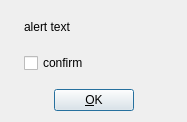
<ui version="4.0" >
 <class>AlertDialog</class>
 <widget class="QDialog" name="AlertDialog" >
  <property name="geometry" >
   <rect>
    <x>0</x>
    <y>0</y>
    <width>187</width>
    <height>122</height>
   </rect>
  </property>
  <property name="windowTitle" >
   <string>Alert</string>
  </property>
  <property name="sizeGripEnabled" >
   <bool>false</bool>
  </property>
  <layout class="QVBoxLayout" >
   <item>
    <layout class="QGridLayout" >
     <item row="1" column="1" >
      <spacer>
       <property name="orientation" >
        <enum>Qt::Vertical</enum>
       </property>
       <property name="sizeType" >
        <enum>QSizePolicy::Minimum</enum>
       </property>
       <property name="sizeHint" >
        <size>
         <width>5</width>
         <height>5</height>
        </size>
       </property>
      </spacer>
     </item>
     <item row="0" column="1" >
      <widget class="QLabel" name="message" >
       <property name="enabled" >
        <bool>true</bool>
       </property>
       <property name="sizePolicy" >
        <sizepolicy vsizetype="MinimumExpanding" hsizetype="MinimumExpanding" >
         <horstretch>0</horstretch>
         <verstretch>0</verstretch>
        </sizepolicy>
       </property>
       <property name="text" >
        <string>alert text</string>
       </property>
       <property name="alignment" >
        <set>Qt::AlignVCenter</set>
       </property>
       <property name="wordWrap" >
        <bool>true</bool>
       </property>
      </widget>
     </item>
     <item row="2" column="0" >
      <spacer>
       <property name="orientation" >
        <enum>Qt::Vertical</enum>
       </property>
       <property name="sizeType" >
        <enum>QSizePolicy::Minimum</enum>
       </property>
       <property name="sizeHint" >
        <size>
         <width>5</width>
         <height>5</height>
        </size>
       </property>
      </spacer>
     </item>
     <item row="2" column="1" >
      <widget class="QCheckBox" name="check" >
       <property name="sizePolicy" >
        <sizepolicy vsizetype="Fixed" hsizetype="MinimumExpanding" >
         <horstretch>0</horstretch>
         <verstretch>0</verstretch>
        </sizepolicy>
       </property>
       <property name="text" >
        <string>confirm</string>
       </property>
      </widget>
     </item>
     <item row="1" column="0" >
      <spacer>
       <property name="orientation" >
        <enum>Qt::Vertical</enum>
       </property>
       <property name="sizeType" >
        <enum>QSizePolicy::Minimum</enum>
       </property>
       <property name="sizeHint" >
        <size>
         <width>5</width>
         <height>5</height>
        </size>
       </property>
      </spacer>
     </item>
     <item row="0" column="0" >
      <widget class="QLabel" name="icon" >
       <property name="sizePolicy" >
        <sizepolicy vsizetype="Minimum" hsizetype="Minimum" >
         <horstretch>0</horstretch>
         <verstretch>0</verstretch>
        </sizepolicy>
       </property>
       <property name="scaledContents" >
        <bool>false</bool>
       </property>
       <property name="alignment" >
        <set>Qt::AlignLeading|Qt::AlignLeft|Qt::AlignTop</set>
       </property>
       <property name="wordWrap" >
        <bool>false</bool>
       </property>
      </widget>
     </item>
    </layout>
   </item>
   <item>
    <spacer>
     <property name="orientation" >
      <enum>Qt::Vertical</enum>
     </property>
     <property name="sizeType" >
      <enum>QSizePolicy::Fixed</enum>
     </property>
     <property name="sizeHint" >
      <size>
       <width>20</width>
       <height>10</height>
      </size>
     </property>
    </spacer>
   </item>
   <item>
    <layout class="QHBoxLayout" >
     <item>
      <spacer>
       <property name="orientation" >
        <enum>Qt::Horizontal</enum>
       </property>
       <property name="sizeType" >
        <enum>QSizePolicy::Expanding</enum>
       </property>
       <property name="sizeHint" >
        <size>
         <width>40</width>
         <height>20</height>
        </size>
       </property>
      </spacer>
     </item>
     <item>
      <widget class="QPushButton" name="ok" >
       <property name="text" >
        <string>&amp;OK</string>
       </property>
       <property name="autoDefault" >
        <bool>true</bool>
       </property>
       <property name="default" >
        <bool>true</bool>
       </property>
      </widget>
     </item>
     <item>
      <spacer>
       <property name="orientation" >
        <enum>Qt::Horizontal</enum>
       </property>
       <property name="sizeType" >
        <enum>QSizePolicy::Expanding</enum>
       </property>
       <property name="sizeHint" >
        <size>
         <width>40</width>
         <height>20</height>
        </size>
       </property>
      </spacer>
     </item>
    </layout>
   </item>
  </layout>
 </widget>
 <layoutdefault spacing="6" margin="11" />
 <pixmapfunction>qPixmapFromMimeSource</pixmapfunction>
 <tabstops>
  <tabstop>ok</tabstop>
  <tabstop>check</tabstop>
 </tabstops>
 <resources/>
 <connections>
  <connection>
   <sender>ok</sender>
   <signal>clicked()</signal>
   <receiver>AlertDialog</receiver>
   <slot>accept()</slot>
   <hints>
    <hint type="sourcelabel" >
     <x>20</x>
     <y>20</y>
    </hint>
    <hint type="destinationlabel" >
     <x>20</x>
     <y>20</y>
    </hint>
   </hints>
  </connection>
 </connections>
</ui>
